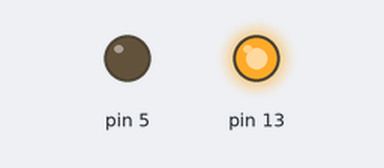
This sketch was run on a simulated Arduino Uno, built with avr-gcc and run on an emulated ATmega328P. Shown: output pins drawn as LEDs (lit = HIGH).

Above: at 0.5 s.
At 2.5 s:
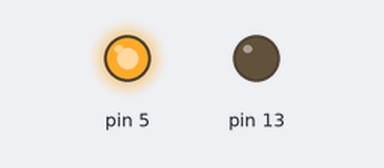
At 3.5 s:
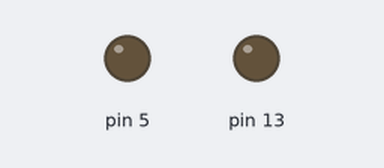
Timing chart, 0 to 5.2 s (numbered marks = the images above):
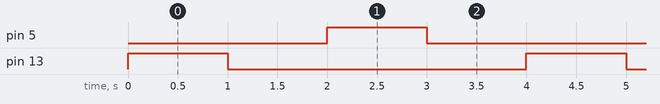

The sketch:

codigo.ino
```cpp
void setup()
{
  pinMode(13,OUTPUT);
  pinMode(5,OUTPUT);
}
void loop()
{
  digitalWrite(13, 1);
  delay(1000);
  digitalWrite(13, 0);
  delay(1000);

  digitalWrite(5, 1);
  delay(1000);
  digitalWrite(5, 0);
  delay(1000);
}
```

Measured:
- by itself, pin 5, pin 13: alternates HIGH for 1.0 s and LOW for 3.0 s
- by itself, everything shown: repeats every 4.0 s, in 4 steps
